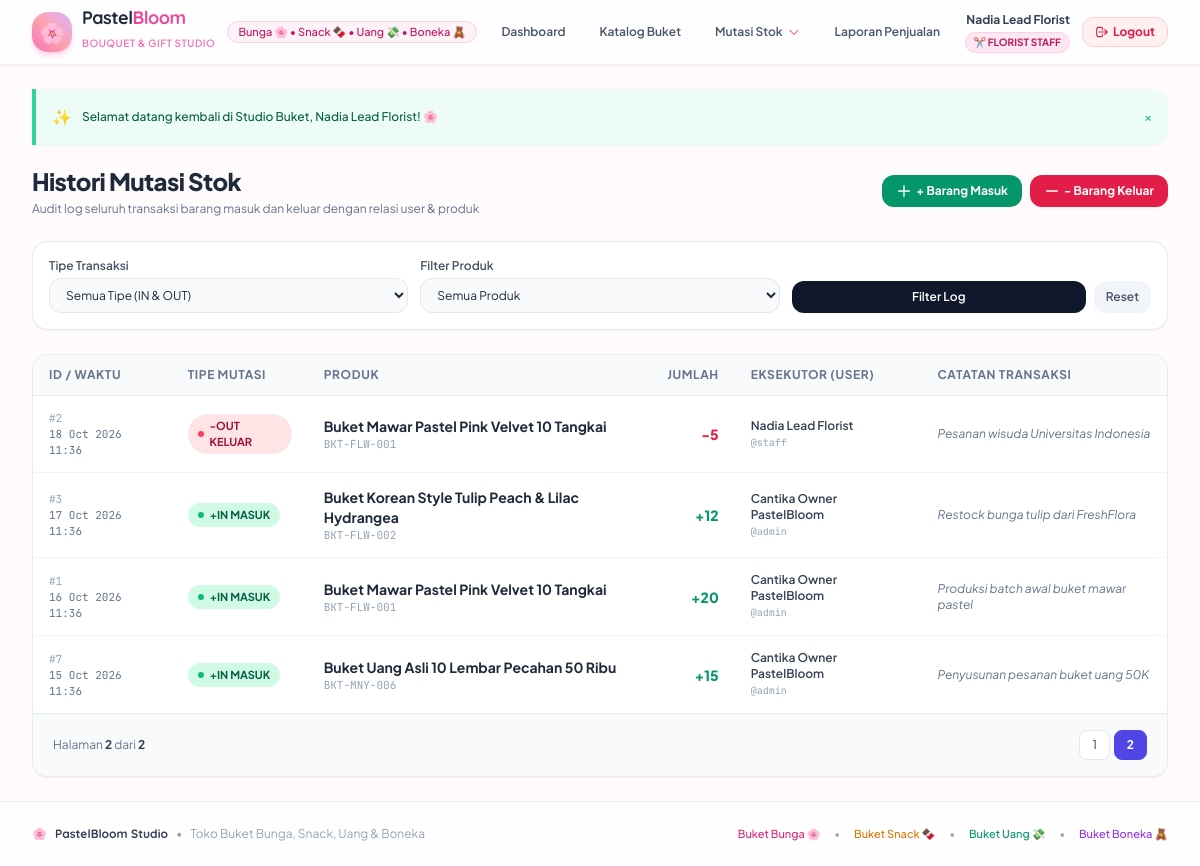
The app's page /movements.php?page=2 (signed in) with its own data.
### tables this page shows
CREATE TABLE `user_profiles` (
    `id` INT PRIMARY KEY AUTO_INCREMENT,
    `user_id` INT NOT NULL UNIQUE,
    `full_name` VARCHAR(100) NOT NULL,
    `phone` VARCHAR(20) DEFAULT NULL,
    `address` TEXT DEFAULT NULL,
    FOREIGN KEY (`user_id`) REFERENCES `users`(`id`) ON DELETE CASCADE ON UPDATE CASCADE
);

CREATE TABLE `stock_movements` (
    `id` INT PRIMARY KEY AUTO_INCREMENT,
    `product_id` INT NOT NULL,
    `user_id` INT NOT NULL,
    `type` ENUM('IN', 'OUT') NOT NULL,
    `quantity` INT NOT NULL,
    `notes` TEXT DEFAULT NULL,
    `created_at` TIMESTAMP DEFAULT CURRENT_TIMESTAMP,
    FOREIGN KEY (`product_id`) REFERENCES `products`(`id`) ON UPDATE CASCADE ON DELETE RESTRICT,
    FOREIGN KEY (`user_id`) REFERENCES `users`(`id`) ON UPDATE CASCADE ON DELETE RESTRICT
);

CREATE TABLE `products` (
    `id` INT PRIMARY KEY AUTO_INCREMENT,
    `category_id` INT NOT NULL,
    `sku` VARCHAR(50) NOT NULL UNIQUE,
    `name` VARCHAR(150) NOT NULL,
    `price` DECIMAL(12,2) NOT NULL DEFAULT 0.00,
    `stock` INT NOT NULL DEFAULT 0,
    `minimum_stock` INT NOT NULL DEFAULT 5,
    `description` TEXT DEFAULT NULL,
    `created_at` TIMESTAMP DEFAULT CURRENT_TIMESTAMP,
    FOREIGN KEY (`category_id`) REFERENCES `categories`(`id`) ON UPDATE CASCADE ON DELETE RESTRICT
);

CREATE TABLE `users` (
    `id` INT PRIMARY KEY AUTO_INCREMENT,
    `username` VARCHAR(50) NOT NULL UNIQUE,
    `password_hash` VARCHAR(255) NOT NULL,
    `role` ENUM('admin', 'staff') NOT NULL DEFAULT 'staff',
    `created_at` TIMESTAMP DEFAULT CURRENT_TIMESTAMP
);

### auth.php (called while the page is built, shortened)
<?php
function current_user(): ?array {
    return $_SESSION['user'] ?? null;
}

### escape.php (called while the page is built, shortened)
<?php
if (!function_exists('e')) {
    function e(?string $value): string {
        return htmlspecialchars((string) ($value ?? ''), ENT_QUOTES, 'UTF-8');
    }
}
if (!function_exists('format_date')) {
    function format_date(?string $datetime): string {
        return date('d M Y H:i', strtotime($datetime));
    }
}

### validation.php (called while the page is built, shortened)
<?php
function get_flash(string $type): ?string {
    if (isset($_SESSION["flash_{$type}"])) {
        $msg = $_SESSION["flash_{$type}"];
        return $msg;
    }
    return null;
}

### movements.php (the view, shortened to what this page needs)
<?php
require_once __DIR__ . '/../../config/database.php';
require_once __DIR__ . '/../../helpers/auth.php';
require_once __DIR__ . '/../../helpers/escape.php';
require_once __DIR__ . '/../../helpers/validation.php';
$where = [];
$params = [];
$whereSql = !empty($where) ? 'WHERE ' . implode(' AND ', $where) : '';
$page = max(1, (int)($_GET['page'] ?? 1));
$perPage = 8;
$offset = ($page - 1) * $perPage;
$countStmt = $pdo->prepare("SELECT COUNT(*) FROM stock_movements sm {$whereSql}");
$countStmt->execute($params);
$totalData = (int) $countStmt->fetchColumn();
$totalPages = (int) ceil($totalData / $perPage);
$sql = "
    SELECT sm.id, sm.type, sm.quantity, sm.notes, sm.created_at,
           p.name AS product_name, p.sku,
           u.username, up.full_name AS user_fullname
    FROM stock_movements sm
    JOIN products p ON p.id = sm.product_id
    JOIN users u ON u.id = sm.user_id
    LEFT JOIN user_profiles up ON up.user_id = u.id
    {$whereSql}
    ORDER BY sm.created_at DESC
    LIMIT :limit OFFSET :offset
";
$stmt = $pdo->prepare($sql);
$stmt->bindValue(':limit', $perPage, PDO::PARAM_INT);
$stmt->bindValue(':offset', $offset, PDO::PARAM_INT);
$stmt->execute();
$movements = $stmt->fetchAll();
require_once __DIR__ . '/../../views/header.php';
?>
<div class="space-y-6">
    <div class="flex flex-col sm:flex-row sm:items-center justify-between gap-4">
        <div>
            <h1 class="text-2xl font-black text-slate-800 tracking-tight">Histori Mutasi Stok</h1>
            <p class="text-xs text-slate-500 mt-1">Audit log seluruh transaksi barang masuk dan keluar dengan relasi user &amp; produk</p>
        </div>
        <div class="flex items-center space-x-2">
            <a href="in.php" class="bg-emerald-600 hover:bg-emerald-700 text-white px-3.5 py-2 rounded-xl font-bold text-xs shadow-sm transition flex items-center">
                <svg class="w-4 h-4 mr-1" fill="none" stroke="currentColor" viewBox="0 0 24 24"><path stroke-linecap="round" stroke-linejoin="round" stroke-width="2" d="M12 4v16m8-8H4"/></svg>
                + Barang Masuk
            </a>
            <a href="out.php" class="bg-rose-600 hover:bg-rose-700 text-white px-3.5 py-2 rounded-xl font-bold text-xs shadow-sm transition flex items-center">
                <svg class="w-4 h-4 mr-1" fill="none" stroke="currentColor" viewBox="0 0 24 24"><path stroke-linecap="round" stroke-linejoin="round" stroke-width="2" d="M20 12H4"/></svg>
                - Barang Keluar
            </a>
        </div>
    </div>
    <div class="bg-white rounded-2xl p-4 border border-slate-200/80 shadow-sm">
        <form method="GET" action="movements.php" class="grid grid-cols-1 sm:grid-cols-3 gap-3">
            <div>
                <label class="block text-xs font-semibold text-slate-600 mb-1">Tipe Transaksi</label>
                <select name="type" class="w-full px-3 py-2 bg-slate-50 rounded-xl border border-slate-200 text-xs focus:ring-2 focus:ring-indigo-500 focus:outline-none">
                    <option value="">Semua Tipe (IN &amp; OUT)</option>
                </select>
            </div>
            <div>
                <label class="block text-xs font-semibold text-slate-600 mb-1">Filter Produk</label>
                <select name="product_id" class="w-full px-3 py-2 bg-slate-50 rounded-xl border border-slate-200 text-xs focus:ring-2 focus:ring-indigo-500 focus:outline-none">
                    <option value="">Semua Produk</option>
                </select>
            </div>
            <div class="flex items-end space-x-2">
                <button type="submit" class="flex-1 bg-slate-900 hover:bg-slate-800 text-white font-semibold py-2 px-3 rounded-xl text-xs transition">
                    Filter Log
                </button>
                <a href="movements.php" class="bg-slate-100 hover:bg-slate-200 text-slate-600 font-semibold py-2 px-3 rounded-xl text-xs transition">
                    Reset
                </a>
            </div>
        </form>
    </div>
    <div class="bg-white rounded-2xl border border-slate-200/80 shadow-sm overflow-hidden">
        <div class="overflow-x-auto">
            <table class="w-full text-left text-xs">
                <thead class="bg-slate-50 border-b border-slate-200 text-slate-500 uppercase tracking-wider font-semibold">
                    <tr>
                        <th class="py-3 px-4">ID / Waktu</th>
                        <th class="py-3 px-4">Tipe Mutasi</th>
                        <th class="py-3 px-4">Produk</th>
                        <th class="py-3 px-4 text-right">Jumlah</th>
                        <th class="py-3 px-4">Eksekutor (User)</th>
                        <th class="py-3 px-4">Catatan Transaksi</th>
                    </tr>
                </thead>
                <tbody class="divide-y divide-slate-100 text-slate-600">
                    <?php if (empty($movements)): ?>
                    <tr><td colspan="6" class="py-8 text-center text-slate-400">Belum ada catatan mutasi stok sesuai filter.</td></tr>
                    <?php else: ?>
                    <?php foreach ($movements as $m): ?>
                    <tr class="hover:bg-slate-50 transition">
                        <td class="py-3.5 px-4 font-mono text-[11px] text-slate-500">
                            <span class="text-slate-400">#<?= $m['id'] ?></span><br>
                            <?= format_date($m['created_at']) ?>
                        </td>
                        <td class="py-3.5 px-4">
                            <?php if ($m['type'] === 'IN'): ?>
                            <span class="inline-flex items-center px-2.5 py-1 rounded-full text-[11px] font-bold bg-emerald-100 text-emerald-800">
                                <span class="w-1.5 h-1.5 rounded-full bg-emerald-500 mr-1.5"></span> +IN MASUK
                            </span>
                            <?php else: ?>
                            <span class="inline-flex items-center px-2.5 py-1 rounded-full text-[11px] font-bold bg-rose-100 text-rose-800">
                                <span class="w-1.5 h-1.5 rounded-full bg-rose-500 mr-1.5"></span> -OUT KELUAR
                            </span>
                            <?php endif; ?>
                        </td>
                        <td class="py-3.5 px-4">
                            <div class="font-bold text-slate-800 text-sm"><?= e($m['product_name']) ?></div>
                            <span class="font-mono text-[11px] text-slate-400"><?= e($m['sku']) ?></span>
                        </td>
                        <td class="py-3.5 px-4 text-right font-black text-sm <?= $m['type'] === 'IN' ? 'text-emerald-600' : 'text-rose-600' ?>">
                            <?= $m['type'] === 'IN' ? '+' : '-' ?><?= number_format($m['quantity']) ?>
                        </td>
                        <td class="py-3.5 px-4">
                            <div class="font-semibold text-slate-700"><?= e($m['user_fullname'] ?? $m['username']) ?></div>
                            <span class="text-[10px] text-slate-400 font-mono">@<?= e($m['username']) ?></span>
                        </td>
                        <td class="py-3.5 px-4 text-slate-500 italic max-w-sm">
                            <?= e($m['notes'] ?? '-') ?>
                        </td>
                    </tr>
                    <?php endforeach; ?>
                    <?php endif; ?>
                </tbody>
            </table>
        </div>
        <?php if ($totalPages > 1): ?>
        <div class="px-5 py-4 bg-slate-50 border-t border-slate-200 flex items-center justify-between text-xs text-slate-500">
            <div>Halaman <span class="font-bold text-slate-700"><?= $page ?></span> dari <span class="font-bold text-slate-700"><?= $totalPages ?></span></div>
            <div class="flex space-x-1">
                <?php $qp = $_GET; ?>
                <?php for ($i = 1; $i <= $totalPages; $i++):
                    $qp['page'] = $i;
                ?>
                <a href="?<?= http_build_query($qp) ?>" class="px-3 py-1.5 rounded-lg border <?= $i === $page ? 'border-indigo-600 bg-indigo-600 text-white font-bold' : 'border-slate-200 bg-white text-slate-700 hover:bg-slate-100' ?>">
                    <?= $i ?>
                </a>
                <?php endfor; ?>
            </div>
        </div>
        <?php endif; ?>
    </div>
</div>
<?php require_once __DIR__ . '/../../views/footer.php'; ?>

### header.php (shortened to what this page needs)
<?php
require_once __DIR__ . '/../helpers/auth.php';
require_once __DIR__ . '/../helpers/escape.php';
require_once __DIR__ . '/../helpers/validation.php';
$currentUser = current_user();
?>
<!DOCTYPE html>
<html lang="id">
<head>
    <script src="https://cdn.tailwindcss.com"></script>
</head>
<body class="text-slate-800 min-h-screen flex flex-col antialiased selection:bg-pink-300 selection:text-pink-950">
    <header class="bg-white/80 backdrop-blur-md border-b border-pink-100 sticky top-0 z-50 shadow-sm">
        <div class="max-w-7xl mx-auto px-4 sm:px-6 lg:px-8">
            <div class="flex items-center justify-between h-16">
                <div class="flex items-center space-x-3">
                    <a href="../dashboard.php" class="flex items-center space-x-2.5 text-slate-800 font-extrabold text-xl tracking-tight">
                        <span class="w-10 h-10 rounded-2xl bg-gradient-to-tr from-pink-400 via-rose-300 to-purple-300 flex items-center justify-center text-white text-xl shadow-md shadow-pink-200">
                            🌸
                        </span>
                        <div class="flex flex-col">
                            <span class="font-display font-bold text-lg text-slate-800 leading-tight">Pastel<span class="text-pink-500">Bloom</span></span>
                            <span class="text-[10px] text-pink-400 font-semibold tracking-wider uppercase">Bouquet &amp; Gift Studio</span>
                        </div>
                    </a>
                    <span class="text-[11px] bg-pink-50 text-pink-700 px-2.5 py-0.5 rounded-full border border-pink-200 hidden lg:inline font-medium">
                        Bunga 🌸 &bull; Snack 🍫 &bull; Uang 💸 &bull; Boneka 🧸
                    </span>
                </div>
                <?php if ($currentUser): ?>
                <nav class="hidden md:flex items-center space-x-1.5 text-xs font-semibold">
                    <a href="../dashboard.php" class="px-3.5 py-2 rounded-xl transition <?= str_contains($_SERVER['PHP_SELF'], 'dashboard.php') ? 'bg-pink-100 text-pink-700 font-bold' : 'text-slate-600 hover:bg-pink-50 hover:text-pink-600' ?>">Dashboard</a>
                    <a href="../products/index.php" class="px-3.5 py-2 rounded-xl transition <?= str_contains($_SERVER['PHP_SELF'], 'products') ? 'bg-pink-100 text-pink-700 font-bold' : 'text-slate-600 hover:bg-pink-50 hover:text-pink-600' ?>">Katalog Buket</a>
                    <div class="relative group">
                        <button class="px-3.5 py-2 rounded-xl text-slate-600 hover:bg-pink-50 hover:text-pink-600 flex items-center space-x-1 transition">
                            <span>Mutasi Stok</span>
                            <svg class="w-3.5 h-3.5 ml-1 text-pink-400" fill="none" stroke="currentColor" viewBox="0 0 24 24"><path stroke-linecap="round" stroke-linejoin="round" stroke-width="2" d="M19 9l-7 7-7-7"/></svg>
                        </button>
                    </div>
                    <a href="../reports/index.php" class="px-3.5 py-2 rounded-xl transition <?= str_contains($_SERVER['PHP_SELF'], 'reports') ? 'bg-pink-100 text-pink-700 font-bold' : 'text-slate-600 hover:bg-pink-50 hover:text-pink-600' ?>">Laporan Penjualan</a>
                </nav>
                <div class="flex items-center space-x-3">
                    <div class="text-right hidden sm:block">
                        <div class="text-xs font-bold text-slate-700"><?= e($currentUser['full_name']) ?></div>
                        <span class="inline-block px-2 py-0.5 text-[10px] rounded-full font-bold <?= $currentUser['role'] === 'admin' ? 'bg-purple-100 text-purple-700 border border-purple-200' : 'bg-pink-100 text-pink-700 border border-pink-200' ?>">
                            <?= $currentUser['role'] === 'admin' ? '👑 OWNER / ADMIN' : '✂️ FLORIST STAFF' ?>
                        </span>
                    </div>
                    <a href="../logout.php" onclick="return confirm('Apakah Anda yakin ingin keluar dari sistem?');" class="bg-rose-50 hover:bg-rose-100 text-rose-600 px-3 py-1.5 rounded-xl text-xs font-bold transition border border-rose-200 flex items-center">
                        <svg class="w-3.5 h-3.5 mr-1" fill="none" stroke="currentColor" viewBox="0 0 24 24"><path stroke-linecap="round" stroke-linejoin="round" stroke-width="2" d="M17 16l4-4m0 0l-4-4m4 4H7m6 4v1a3 3 0 01-3 3H6a3 3 0 01-3-3V7a3 3 0 013-3h4a3 3 0 013 3v1"/></svg>
                        Logout
                    </a>
                </div>
                <?php else: ?>
                <div class="flex items-center space-x-2">
                    <a href="login.php" class="text-xs bg-pink-500 hover:bg-pink-600 text-white px-4 py-2 rounded-xl font-bold shadow-md shadow-pink-200 transition">Login Florist</a>
                </div>
                <?php endif; ?>
            </div>
        </div>
    </header>
    <main class="flex-1 max-w-7xl w-full mx-auto px-4 sm:px-6 lg:px-8 py-6">
        <?php if ($successMsg = get_flash('success')): ?>
        <div class="mb-5 bg-emerald-50/90 border-l-4 border-emerald-400 p-4 rounded-r-2xl shadow-sm flex items-center justify-between text-xs font-medium text-emerald-800">
            <div class="flex items-center">
                <span class="text-base mr-2.5">✨</span>
                <p><?= e($successMsg) ?></p>
            </div>
            <button onclick="this.parentElement.remove()" class="text-emerald-500 hover:text-emerald-700">&times;</button>
        </div>
        <?php endif; ?>

### header.php (style rules this page uses)
body { font-family: 'Plus Jakarta Sans', sans-serif; background-color: #fffafb; }
.font-display { font-family: 'Quicksand', sans-serif; }
.font-mono { font-family: 'JetBrains Mono', monospace; }

### records on screen
user_profiles: full_name "Nadia Lead Florist"
stock_movements: id "2", created_at "18 Oct 2026 11:36", type "OUT" (drawn), product.name "Buket Mawar Pastel Pink Velvet 10 Tangkai", product.sku "BKT-FLW-001", quantity "5", user_profiles.full_name "Nadia Lead Florist", user.username "staff", notes "Pesanan wisuda Universitas Indonesia"
stock_movements: id "3", created_at "17 Oct 2026 11:36", type "IN" (drawn), product.name "Buket Korean Style Tulip Peach & Lilac Hydrangea", product.sku "BKT-FLW-002", quantity "12", user_profiles.full_name "Cantika Owner PastelBloom", user.username "admin", notes "Restock bunga tulip dari FreshFlora"
stock_movements: id "1", created_at "16 Oct 2026 11:36", type "IN" (drawn), product.name "Buket Mawar Pastel Pink Velvet 10 Tangkai", product.sku "BKT-FLW-001", quantity "20", user_profiles.full_name "Cantika Owner PastelBloom", user.username "admin", notes "Produksi batch awal buket mawar pastel"
stock_movements: id "7", created_at "15 Oct 2026 11:36", type "IN" (drawn), product.name "Buket Uang Asli 10 Lembar Pecahan 50 Ribu", product.sku "BKT-MNY-006", quantity "15", user_profiles.full_name "Cantika Owner PastelBloom", user.username "admin", notes "Penyusunan pesanan buket uang 50K"

### other values on screen
$successMsg "Selamat datang kembali di Studio Buket, Nadia Lead Florist! 🌸"
$page "2"
$totalPages "2"
